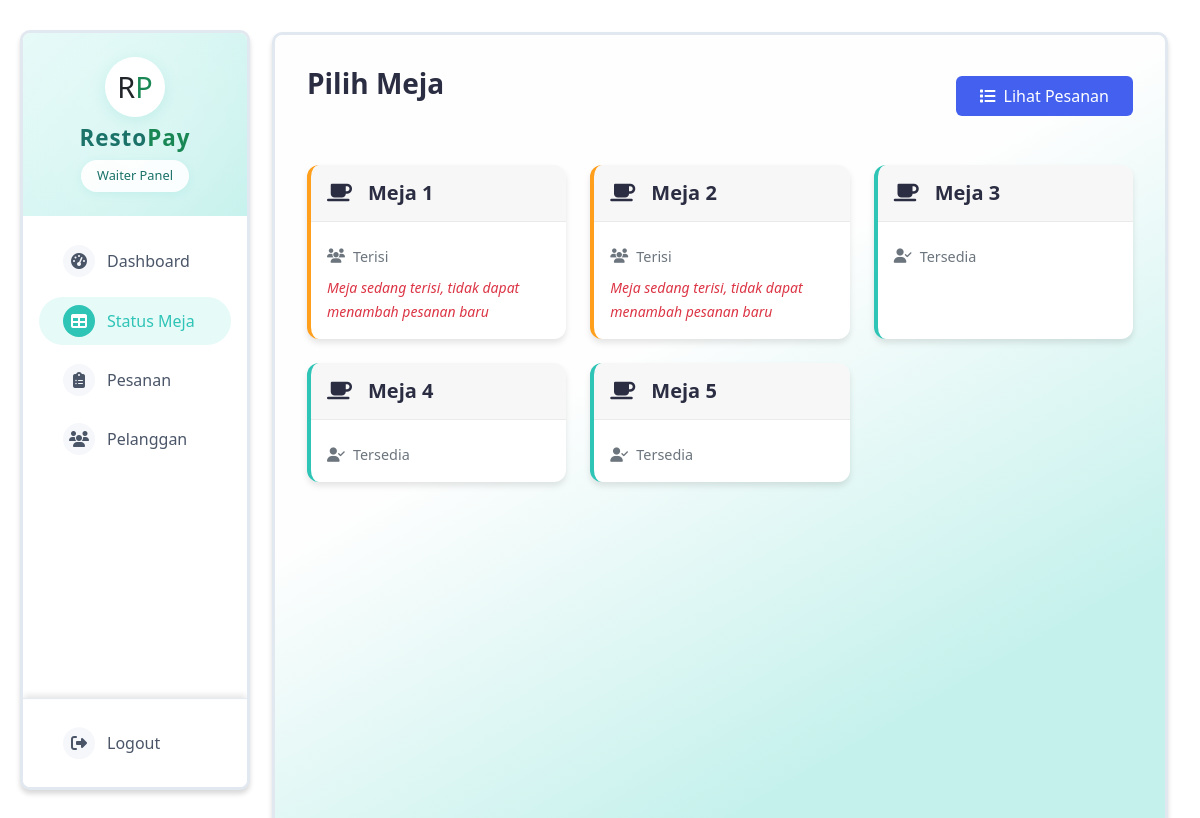
The page /waiter/tables.php (signed in) on the database its author committed.
### tables this page shows
CREATE TABLE `tables` (
  `id` int(11) NOT NULL,
  `table_number` varchar(10) NOT NULL,
  `status` enum('available','occupied') DEFAULT 'available'
);

### waiter/tables.php (the view, shortened to what this page needs)
<?php
require_once '../config/database.php';
include '../includes/header.php';
$stmt = $pdo->query("SELECT * FROM tables ORDER BY table_number");
$tables = $stmt->fetchAll();
?>
<div class="d-flex">
    <?php include '../includes/sidebar.php'; ?>
    <div class="container-fluid py-4">
        <div class="d-flex justify-content-between align-items-center mb-4">
            <h2 class="dashboard-title">Pilih Meja</h2>
            <a href="orders.php" class="btn btn-primary">
                <i class="fas fa-list me-2"></i>Lihat Pesanan
            </a>
        </div>
        <div class="table-grid">
            <?php foreach ($tables as $table): ?>
            <div class="table-card <?php echo $table['status'] == 'occupied' ? 'occupied' : 'available'; ?>"
                 <?php if($table['status'] != 'occupied'): ?>
                 onclick="selectTable(<?php echo $table['id']; ?>, <?php echo $table['table_number']; ?>)"
                 <?php endif; ?>
                 style="<?php echo $table['status'] == 'occupied' ? 'cursor: not-allowed;' : ''; ?>">
                <div class="table-header">
                    <h5>
                        <i class="fas fa-coffee me-2"></i>
                        Meja <?php echo $table['table_number']; ?>
                    </h5>
                </div>
                <div class="table-body">
                    <div class="table-status">
                        <i class="fas <?php echo $table['status'] == 'occupied' ? 'fa-users' : 'fa-user-check'; ?>"></i>
                        <?php echo $table['status'] == 'occupied' ? 'Terisi' : 'Tersedia'; ?>
                    </div>
                    <?php if($table['status'] == 'occupied'): ?>
                    <div class="mt-2 text-danger">
                        <small><i>Meja sedang terisi, tidak dapat menambah pesanan baru</i></small>
                    </div>
                    <?php endif; ?>
                </div>
            </div>
            <?php endforeach; ?>
        </div>
    </div>
</div>
<?php include '../includes/footer.php'; ?>

### includes/header.php (shortened to what this page needs)
<!DOCTYPE html>
<html lang="id">
<head>
    <link href="/RestoPay/assets/css/bootstrap.min.css" rel="stylesheet">
    <link href="/RestoPay/assets/css/fontawesome/css/fontawesome.css" rel="stylesheet" />
    <link href="/RestoPay/assets/css/fontawesome/css/brands.css" rel="stylesheet" />
    <link href="/RestoPay/assets/css/fontawesome/css/solid.css" rel="stylesheet" />
    <link href="/RestoPay/assets/css/sweetalert2.min.css" rel="stylesheet">
</head>
<body>

### includes/sidebar.php (shortened to what this page needs)
<?php
$role = $_SESSION['role'] ?? '';
$current_page = basename($_SERVER['PHP_SELF']);
?>
<div class="sidebar bg-gradient-dark text-gray" id="sidebar">
    <div class="sidebar-header p-4 text-center">
        <div class="brand-container">
            <div class="logo-circle">
                <h4 class="brand-text">R<span class="text-success">P</span></h4>
            </div>
            <h4 class="brand-text-full mt-2">Resto<span class="text-success">Pay</span></h4>
            <div class="role-badge"><?php echo ucfirst($role); ?> Panel</div>
        </div>
    </div>
    <div class="sidebar-content">
        <div class="menu-section pt-3">
            <ul class="nav flex-column">
                <?php if($role == 'admin'): ?>
                    <li class="nav-item">
                        <a class="nav-link menu-link <?php echo $current_page == 'index.php' ? 'active' : ''; ?>" href="/RestoPay/admin/index.php">
                            <div class="menu-icon"><i class="fas fa-tachometer-alt"></i></div>
                            <span>Dashboard</span>
                        </a>
                    </li>
                    <li class="nav-item">
                        <a class="nav-link menu-link <?php echo $current_page == 'users.php' ? 'active' : ''; ?>" href="/RestoPay/admin/users.php">
                            <div class="menu-icon"><i class="fas fa-users"></i></div>
                            <span>Pengguna</span>
                        </a>
                    </li>
                    <li class="nav-item">
                        <a class="nav-link menu-link <?php echo $current_page == 'tables.php' ? 'active' : ''; ?>" href="/RestoPay/admin/tables.php">
                            <div class="menu-icon"><i class="fas fa-table"></i></div>
                            <span>Meja</span>
                        </a>
                    </li>
                    <li class="nav-item">
                        <a class="nav-link menu-link <?php echo $current_page == 'menu.php' ? 'active' : ''; ?>" href="/RestoPay/admin/menu.php">
                            <div class="menu-icon"><i class="fas fa-book-open"></i></div>
                            <span>Menu</span>
                        </a>
                    </li>
                <?php elseif($role == 'waiter'): ?>
                    <li class="nav-item">
                        <a class="nav-link menu-link <?php echo $current_page == 'index.php' ? 'active' : ''; ?>" href="/RestoPay/waiter/index.php">
                            <div class="menu-icon"><i class="fas fa-tachometer-alt"></i></div>
                            <span>Dashboard</span>
                        </a>
                    </li>
                    <li class="nav-item">
                        <a class="nav-link menu-link <?php echo $current_page == 'tables.php' ? 'active' : ''; ?>" href="/RestoPay/waiter/tables.php">
                            <div class="menu-icon"><i class="fas fa-table"></i></div>
                            <span>Status Meja</span>
                        </a>
                    </li>
                    <li class="nav-item">
                        <a class="nav-link menu-link <?php echo $current_page == 'orders.php' ? 'active' : ''; ?>" href="/RestoPay/waiter/orders.php">
                            <div class="menu-icon"><i class="fas fa-clipboard-list"></i></div>
                            <span>Pesanan</span>
                        </a>
                    </li>
                    <li class="nav-item">
                        <a class="nav-link menu-link <?php echo $current_page == 'customers.php' ? 'active' : ''; ?>" href="/RestoPay/waiter/customers.php">
                            <div class="menu-icon"><i class="fas fa-users"></i></div>
                            <span>Pelanggan</span>
                        </a>
                    </li>
                <?php endif; ?>
            </ul>
        </div>
        <div class="logout-section">
            <a class="nav-link menu-link text-danger" href="#" onclick="confirmLogout(event)">
                <div class="menu-icon"><i class="fas fa-sign-out-alt"></i></div>
                <span>Logout</span>
            </a>
        </div>
    </div>
</div>
<link rel="stylesheet" href="/RestoPay/assets/css/fontawesome/css/all.min.css">

### includes/footer.php (shortened to what this page needs)
</body>
</html>

### waiter/tables.php (style rules this page uses)
:root { --primary-color: #4361ee; --success-color: #2ec4b6; --warning-color: #ff9f1c; --info-color: #4cc9f0; --dark-color: #2b2d42; --light-color: #f8f9fa; --shadow: 0 4px 6px rgba(0, 0, 0, 0.1); }
.container-fluid { background-color: #f5f7fb; min-height: 100vh; padding: 2rem !important; }
.dashboard-title { color: var(--dark-color); font-weight: 600; margin-bottom: 1.5rem; font-size: 1.75rem; }
.table-grid { display: grid; grid-template-columns: repeat(auto-fill, minmax(250px, 1fr)); gap: 1.5rem; padding: 1rem 0; }
.table-card { background: white; border-radius: 12px; box-shadow: var(--shadow); transition: transform 0.2s ease; overflow: hidden; cursor: pointer; }
.table-card.occupied { border-left: 4px solid var(--warning-color); }
.table-card.available { border-left: 4px solid var(--success-color); }
.table-header { padding: 1rem; background: rgba(0, 0, 0, 0.03); border-bottom: 1px solid rgba(0, 0, 0, 0.05); }
.table-header h5 { margin: 0; color: var(--dark-color); font-weight: 600; display: flex; align-items: center; gap: 0.5rem; }
.table-body { padding: 1rem; }
.table-status { display: flex; align-items: center; gap: 0.5rem; margin-top: 0.5rem; color: #6c757d; font-size: 0.9rem; }
.btn-primary { background: var(--primary-color); border: none; padding: 0.5rem 1.5rem; font-weight: 500; }

### includes/sidebar.php (style rules this page uses)
.sidebar { position: fixed; top: 0; left: 0; height: 95vh; width: 230px; background-color: #ffffff; border-right: 1px solid #edf2f7; overflow-y: hidden; overflow-x: hidden; transition: all 0.3s ease; margin-top: 30px; margin-left: 20px; border-radius: 10px; border: 3px solid #e2e8f0; box-shadow: 0 4px 5px rgba(0, 0, 0, 0.15); }
.sidebar-header { padding: 2rem 1rem; text-align: center; background: linear-gradient(135deg, #e6faf8 0%, #c5f1ec 100%); position: relative; overflow: hidden; }
.sidebar-header::before { content: ''; position: absolute; top: -50%; left: -50%; width: 200%; height: 200%; background: radial-gradient(circle, rgba(255,255,255,0.2) 0%, transparent 60%); animation: rotate360 20s linear infinite; }
.brand-container { position: relative; z-index: 1; }
.logo-circle { width: 60px; height: 60px; background: #ffffff; border-radius: 50%; margin: 0 auto; display: flex; align-items: center; justify-content: center; box-shadow: 0 4px 15px rgba(46, 196, 182, 0.15); transition: transform 0.3s ease; }
.logo-circle .brand-text { font-size: 1.8rem; margin: 0; line-height: 1; }
.brand-text-full { font-size: 1.4rem; font-weight: 700; color: #1a7268; margin: 0.5rem 0; letter-spacing: 1px; }
.role-badge { display: inline-block; padding: 0.4rem 1rem; background: rgba(255, 255, 255, 0.9); border-radius: 20px; color: #1a7268; font-size: 0.8rem; font-weight: 500; box-shadow: 0 2px 8px rgba(46, 196, 182, 0.1); }
.nav-item { margin: 0.1rem 0; }
.menu-link { display: flex; align-items: center; padding: 0.5rem 1.5rem; color: #4a5568 !important; transition: all 0.2s ease; border-radius: 50px; margin: 0.25rem 1rem; }
.menu-link:hover, .menu-link.active { background: #e6faf8; color: #2ec4b6 !important; transform: none; }
.menu-icon { width: 2rem; height: 2rem; margin-right: 0.75rem; display: flex; align-items: center; justify-content: center; border-radius: 50%; background: #f5f7fb; transition: all 0.2s ease; }
.menu-icon i { font-size: 1rem; color: #4a5568; transition: all 0.2s ease; }
.menu-link:hover .menu-icon, .menu-link.active .menu-icon { background: #2ec4b6; }
.menu-link:hover .menu-icon i, .menu-link.active .menu-icon i { color: #ffffff; }
body { margin-left: 240px; background:rgb(255, 255, 255); min-height: 100vh; padding: 2rem; }
.container-fluid { max-width: 100%; padding: 0 1rem; border-radius: 10px; border: 3px solid #e2e8f0; box-shadow: 0 4px 5px rgba(0, 0, 0, 0.15); background: linear-gradient(150deg,rgb(254, 254, 254) 40%, #c5f1ec 80%); }
.sidebar-content { display: flex; flex-direction: column; height: calc(100vh - 200px); padding-bottom: 0; }
.menu-section { flex: 1; overflow-y: auto; padding-bottom: 1rem; }
.logout-section { position: sticky; bottom: 0; padding: 1rem; border-top: 1px solid #e2e8f0; background: #ffffff; margin-top: auto; box-shadow: 0 -4px 6px -1px rgba(0, 0, 0, 0.1); }
.logout-section .menu-link { margin: 0; padding: 0.75rem 1.5rem; border-radius: 8px; transition: all 0.3s ease; }

### rows shown on the page
tables: table_number "1", status "Terisi", shows "Meja sedang terisi, tidak dapat menambah pesanan baru"
tables: table_number "2", status "Terisi", shows "Meja sedang terisi, tidak dapat menambah pesanan baru"
tables: table_number "3", status "Tersedia"
tables: table_number "4", status "Tersedia"
tables: table_number "5", status "Tersedia"

### other values the page prints
$role "Waiter"
